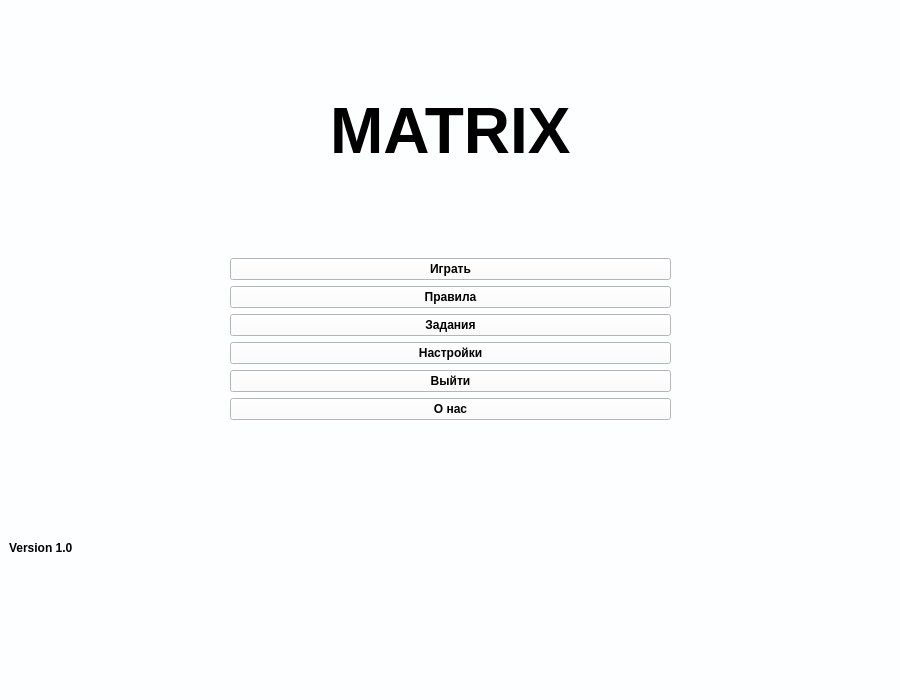
<?xml version="1.0" encoding="UTF-8"?>
<ui version="4.0">
 <class>Window</class>
 <widget class="QMainWindow" name="Window">
  <property name="geometry">
   <rect>
    <x>0</x>
    <y>0</y>
    <width>900</width>
    <height>700</height>
   </rect>
  </property>
  <property name="minimumSize">
   <size>
    <width>900</width>
    <height>700</height>
   </size>
  </property>
  <property name="maximumSize">
   <size>
    <width>16777215</width>
    <height>16777215</height>
   </size>
  </property>
  <property name="windowTitle">
   <string>Matrix Game</string>
  </property>
  <property name="styleSheet">
   <string notr="true">background-color: #fcfeff</string>
  </property>
  <widget class="QWidget" name="centralwidget">
   <layout class="QVBoxLayout" name="verticalLayout">
    <item>
     <layout class="QHBoxLayout" name="horizontalLayout_7">
      <item>
       <spacer name="horizontalSpacer_13">
        <property name="orientation">
         <enum>Qt::Horizontal</enum>
        </property>
        <property name="sizeHint" stdset="0">
         <size>
          <width>40</width>
          <height>20</height>
         </size>
        </property>
       </spacer>
      </item>
      <item>
       <widget class="QLabel" name="label">
        <property name="font">
         <font>
          <family>Segoe UI</family>
          <pointsize>48</pointsize>
          <weight>75</weight>
          <bold>true</bold>
         </font>
        </property>
        <property name="styleSheet">
         <string notr="true"/>
        </property>
        <property name="text">
         <string>MATRIX</string>
        </property>
       </widget>
      </item>
      <item>
       <spacer name="horizontalSpacer_14">
        <property name="orientation">
         <enum>Qt::Horizontal</enum>
        </property>
        <property name="sizeHint" stdset="0">
         <size>
          <width>40</width>
          <height>20</height>
         </size>
        </property>
       </spacer>
      </item>
     </layout>
    </item>
    <item>
     <layout class="QHBoxLayout" name="horizontalLayout" stretch="1,2,1">
      <item>
       <spacer name="horizontalSpacer">
        <property name="orientation">
         <enum>Qt::Horizontal</enum>
        </property>
        <property name="sizeHint" stdset="0">
         <size>
          <width>40</width>
          <height>20</height>
         </size>
        </property>
       </spacer>
      </item>
      <item>
       <widget class="QPushButton" name="button_play">
        <property name="font">
         <font>
          <family>Segoe UI</family>
          <weight>75</weight>
          <bold>true</bold>
         </font>
        </property>
        <property name="styleSheet">
         <string notr="true"/>
        </property>
        <property name="text">
         <string>Играть</string>
        </property>
        <attribute name="buttonGroup">
         <string notr="true">buttonGroup</string>
        </attribute>
       </widget>
      </item>
      <item>
       <spacer name="horizontalSpacer_2">
        <property name="orientation">
         <enum>Qt::Horizontal</enum>
        </property>
        <property name="sizeHint" stdset="0">
         <size>
          <width>40</width>
          <height>20</height>
         </size>
        </property>
       </spacer>
      </item>
     </layout>
    </item>
    <item>
     <layout class="QHBoxLayout" name="horizontalLayout_2" stretch="1,2,1">
      <item>
       <spacer name="horizontalSpacer_3">
        <property name="orientation">
         <enum>Qt::Horizontal</enum>
        </property>
        <property name="sizeHint" stdset="0">
         <size>
          <width>40</width>
          <height>20</height>
         </size>
        </property>
       </spacer>
      </item>
      <item>
       <widget class="QPushButton" name="button_rules">
        <property name="font">
         <font>
          <family>Segoe UI</family>
          <weight>75</weight>
          <bold>true</bold>
         </font>
        </property>
        <property name="styleSheet">
         <string notr="true"/>
        </property>
        <property name="text">
         <string>Правила</string>
        </property>
        <attribute name="buttonGroup">
         <string notr="true">buttonGroup</string>
        </attribute>
       </widget>
      </item>
      <item>
       <spacer name="horizontalSpacer_4">
        <property name="orientation">
         <enum>Qt::Horizontal</enum>
        </property>
        <property name="sizeHint" stdset="0">
         <size>
          <width>40</width>
          <height>20</height>
         </size>
        </property>
       </spacer>
      </item>
     </layout>
    </item>
    <item>
     <layout class="QHBoxLayout" name="horizontalLayout_3" stretch="1,2,1">
      <item>
       <spacer name="horizontalSpacer_5">
        <property name="orientation">
         <enum>Qt::Horizontal</enum>
        </property>
        <property name="sizeHint" stdset="0">
         <size>
          <width>40</width>
          <height>20</height>
         </size>
        </property>
       </spacer>
      </item>
      <item>
       <widget class="QPushButton" name="button_assignment">
        <property name="font">
         <font>
          <family>Segoe UI</family>
          <weight>75</weight>
          <bold>true</bold>
         </font>
        </property>
        <property name="styleSheet">
         <string notr="true"/>
        </property>
        <property name="text">
         <string>Задания</string>
        </property>
        <attribute name="buttonGroup">
         <string notr="true">buttonGroup</string>
        </attribute>
       </widget>
      </item>
      <item>
       <spacer name="horizontalSpacer_6">
        <property name="orientation">
         <enum>Qt::Horizontal</enum>
        </property>
        <property name="sizeHint" stdset="0">
         <size>
          <width>40</width>
          <height>20</height>
         </size>
        </property>
       </spacer>
      </item>
     </layout>
    </item>
    <item>
     <layout class="QHBoxLayout" name="horizontalLayout_4" stretch="1,2,1">
      <item>
       <spacer name="horizontalSpacer_7">
        <property name="orientation">
         <enum>Qt::Horizontal</enum>
        </property>
        <property name="sizeHint" stdset="0">
         <size>
          <width>40</width>
          <height>20</height>
         </size>
        </property>
       </spacer>
      </item>
      <item>
       <widget class="QPushButton" name="button_settings">
        <property name="font">
         <font>
          <family>Segoe UI</family>
          <weight>75</weight>
          <bold>true</bold>
         </font>
        </property>
        <property name="styleSheet">
         <string notr="true"/>
        </property>
        <property name="text">
         <string>Настройки</string>
        </property>
        <attribute name="buttonGroup">
         <string notr="true">buttonGroup</string>
        </attribute>
       </widget>
      </item>
      <item>
       <spacer name="horizontalSpacer_8">
        <property name="orientation">
         <enum>Qt::Horizontal</enum>
        </property>
        <property name="sizeHint" stdset="0">
         <size>
          <width>40</width>
          <height>20</height>
         </size>
        </property>
       </spacer>
      </item>
     </layout>
    </item>
    <item>
     <layout class="QHBoxLayout" name="horizontalLayout_5" stretch="1,2,1">
      <item>
       <spacer name="horizontalSpacer_10">
        <property name="orientation">
         <enum>Qt::Horizontal</enum>
        </property>
        <property name="sizeHint" stdset="0">
         <size>
          <width>40</width>
          <height>20</height>
         </size>
        </property>
       </spacer>
      </item>
      <item>
       <widget class="QPushButton" name="button_exit">
        <property name="font">
         <font>
          <family>Segoe UI</family>
          <weight>75</weight>
          <bold>true</bold>
         </font>
        </property>
        <property name="text">
         <string>Выйти</string>
        </property>
        <attribute name="buttonGroup">
         <string notr="true">buttonGroup</string>
        </attribute>
       </widget>
      </item>
      <item>
       <spacer name="horizontalSpacer_9">
        <property name="orientation">
         <enum>Qt::Horizontal</enum>
        </property>
        <property name="sizeHint" stdset="0">
         <size>
          <width>40</width>
          <height>20</height>
         </size>
        </property>
       </spacer>
      </item>
     </layout>
    </item>
    <item>
     <layout class="QHBoxLayout" name="horizontalLayout_6" stretch="1,2,1">
      <item>
       <spacer name="horizontalSpacer_11">
        <property name="orientation">
         <enum>Qt::Horizontal</enum>
        </property>
        <property name="sizeHint" stdset="0">
         <size>
          <width>40</width>
          <height>20</height>
         </size>
        </property>
       </spacer>
      </item>
      <item>
       <widget class="QPushButton" name="button_info">
        <property name="font">
         <font>
          <family>Segoe UI</family>
          <weight>75</weight>
          <bold>true</bold>
         </font>
        </property>
        <property name="styleSheet">
         <string notr="true"/>
        </property>
        <property name="text">
         <string>О нас</string>
        </property>
        <attribute name="buttonGroup">
         <string notr="true">buttonGroup</string>
        </attribute>
       </widget>
      </item>
      <item>
       <spacer name="horizontalSpacer_12">
        <property name="orientation">
         <enum>Qt::Horizontal</enum>
        </property>
        <property name="sizeHint" stdset="0">
         <size>
          <width>40</width>
          <height>20</height>
         </size>
        </property>
       </spacer>
      </item>
     </layout>
    </item>
    <item>
     <widget class="QLabel" name="label_version">
      <property name="font">
       <font>
        <family>Segoe UI</family>
        <weight>75</weight>
        <bold>true</bold>
       </font>
      </property>
      <property name="styleSheet">
       <string notr="true"/>
      </property>
      <property name="text">
       <string>Version 1.0</string>
      </property>
     </widget>
    </item>
   </layout>
  </widget>
  <widget class="QStatusBar" name="statusbar"/>
 </widget>
 <resources/>
 <connections/>
 <buttongroups>
  <buttongroup name="buttonGroup"/>
 </buttongroups>
</ui>
